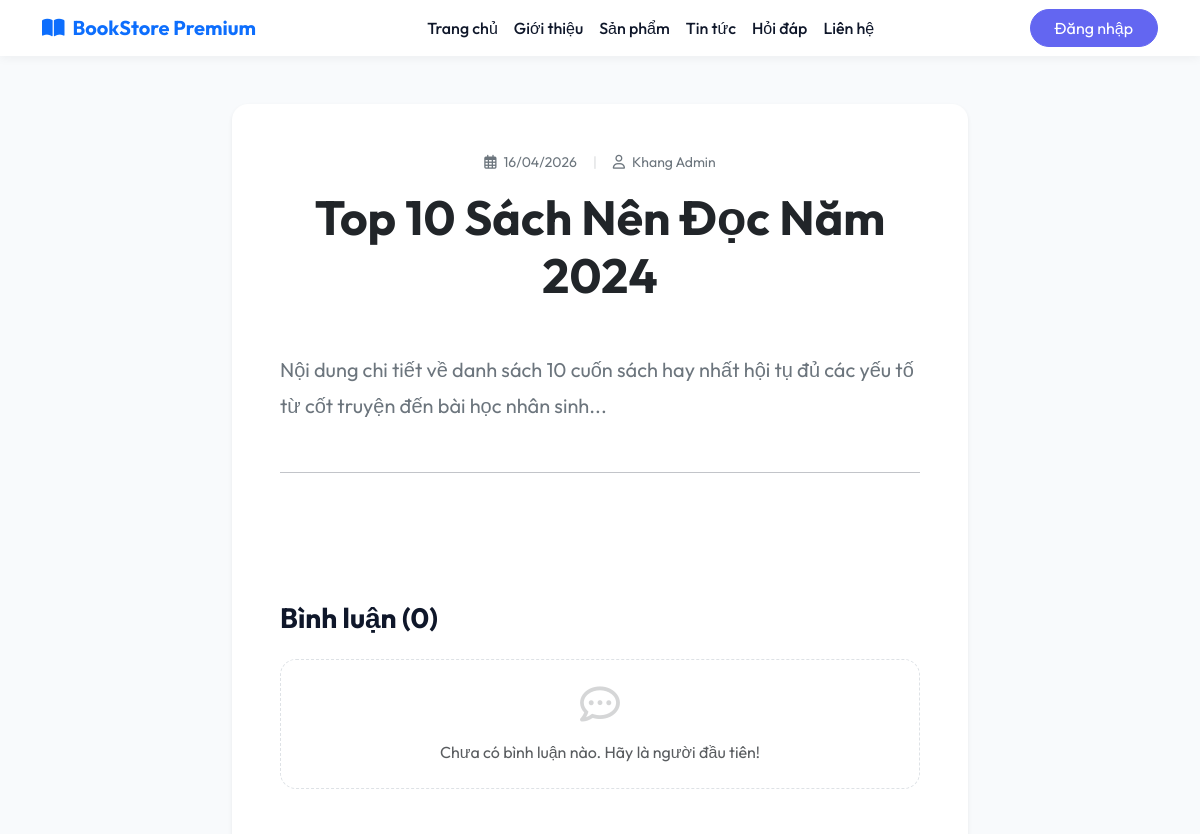
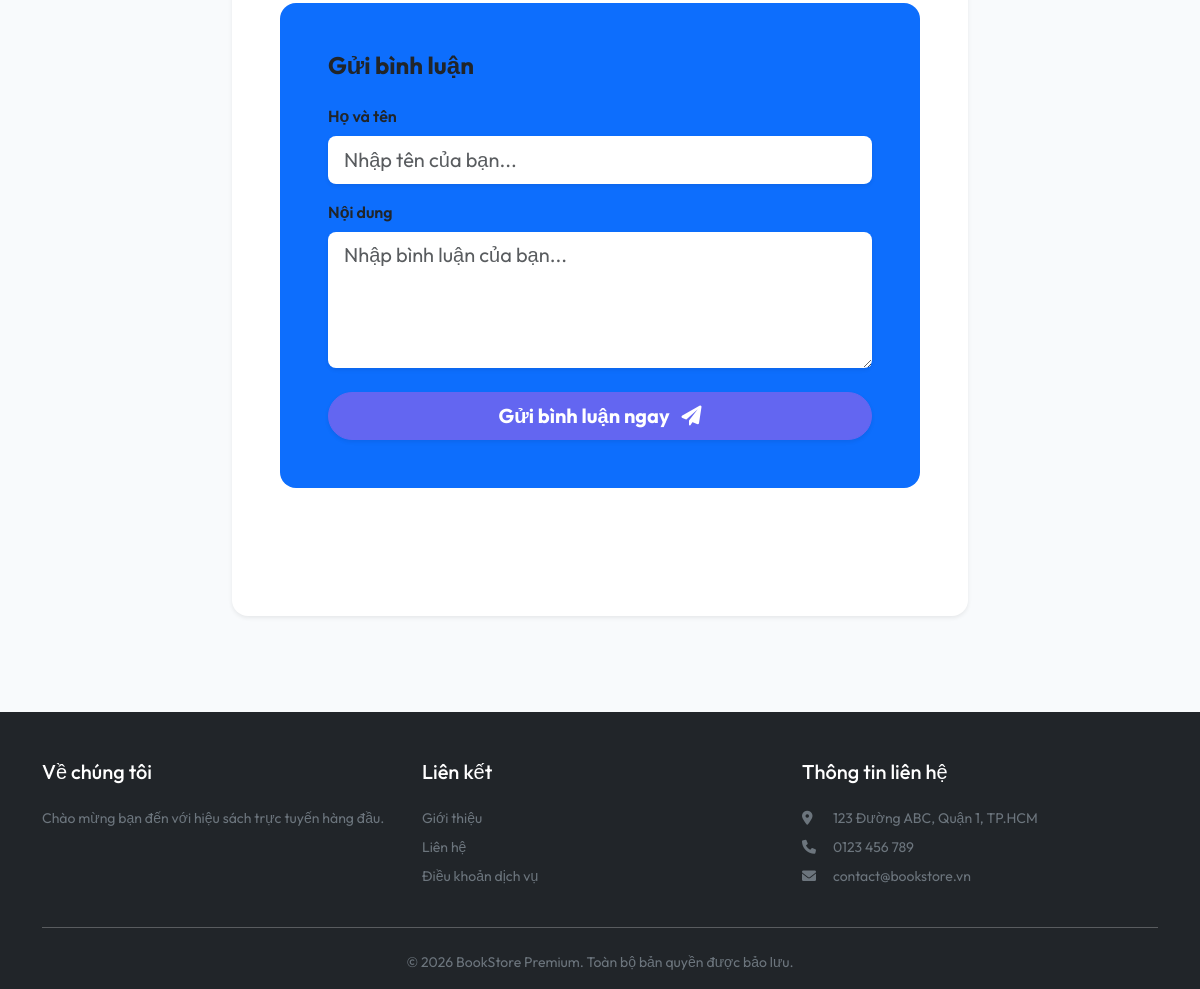
Page /public/news/detail/1 on the committed database (2 pictures, top to bottom).
### tables this page shows
CREATE TABLE IF NOT EXISTS articles (
    id INT AUTO_INCREMENT PRIMARY KEY,
    title VARCHAR(255) NOT NULL,
    content TEXT NOT NULL,
    summary TEXT,
    author VARCHAR(100),
    image VARCHAR(255),
    seo_keywords VARCHAR(255),
    seo_description VARCHAR(255),
    status ENUM('draft', 'published') DEFAULT 'published',
    created_at TIMESTAMP DEFAULT CURRENT_TIMESTAMP,
    updated_at TIMESTAMP DEFAULT CURRENT_TIMESTAMP ON UPDATE CURRENT_TIMESTAMP
);

### app/core/Controller.php (called while the page is built, shortened)
<?php
class Controller {
    public function model($model) {
        return new $model();
    }
    public function view($view, $data = []) {
        require_once '../app/views/' . $view . '.php';
    }
}

### app/controllers/NewsController.php (called while the page is built, shortened)
<?php
class NewsController extends Controller
{
    private $articleModel;
    private $settingModel;
    private $commentModel;
    public function __construct()
    {
        $this->articleModel = $this->model('Article');
        $this->settingModel = $this->model('Setting');
        $this->commentModel = $this->model('Comment');
    }
    public function detail($id)
    {
        $settings = $this->settingModel->getAll();
        $article = $this->articleModel->getDetail($id);
        $comments = $this->commentModel->getByArticle($id);
        $data = [
            'settings' => $settings,
            'article' => $article,
            'comments' => $comments,
            'title' => $article->title
        ];
        $this->view('client/news/detail', $data);
    }
}

### app/core/App.php (called while the page is built, shortened)
<?php
class App
{
    protected $method = 'index';
    public function __construct()
    {
        $url = $this->parseUrl();
        if (file_exists('../app/controllers/' . $url[0] . 'Controller.php')) {
            unset($url[0]);
        }
        $this->controller = new $this->controller;
        if (isset($url[1])) {
            if (method_exists($this->controller, $url[1])) {
                $this->method = $url[1];
                unset($url[1]);
            }
        }
        $this->params = $url ? array_values($url) : [];
        call_user_func_array([$this->controller, $this->method], $this->params);
    }
    public function parseUrl()
    {
        if (isset($_GET['url'])) {
            return explode('/', filter_var(rtrim($_GET['url'], '/'), FILTER_SANITIZE_URL));
        }
        return [];
    }
}

### public/index.php (called while the page is built, shortened)
<?php
require_once '../app/core/App.php';
require_once '../app/core/Controller.php';
require_once '../app/core/Database.php';
$app = new App();

### app/core/Database.php (called while the page is built, shortened)
<?php
class Database {
    private $host = DB_HOST;
    private $user = DB_USER;
    private $pass = DB_PASS;
    private $dbname = DB_NAME;
    private $dbh;
    private $stmt;
    public function __construct() {
        $dsn = 'mysql:host=' . $this->host . ';dbname=' . $this->dbname;
        $options = array(
            PDO::ATTR_PERSISTENT => true,
            PDO::ATTR_ERRMODE => PDO::ERRMODE_EXCEPTION
        );
        try {
            $this->dbh = new PDO($dsn, $this->user, $this->pass, $options);
        } catch (PDOException $e) {
            $this->error = $e->getMessage();
            echo $this->error;
        }
    }
    public function query($sql) {
        if ($this->dbh) {
            $this->stmt = $this->dbh->prepare($sql);
        } else {
            die("Database connection failed. Please check your configuration and ensure the database exists.");
        }
    }
    public function bind($param, $value, $type = null) {
        if (is_null($type)) {
            switch (true) {
                default:
                    $type = PDO::PARAM_STR;
            }
        }
        $this->stmt->bindValue($param, $value, $type);
    }
    public function execute() {
        return $this->stmt->execute();
    }
    public function single() {
        $this->execute();
        return $this->stmt->fetch(PDO::FETCH_OBJ);
    }
}

### app/models/Article.php (called while the page is built, shortened)
<?php
class Article
{
    private $db;
    public function __construct()
    {
        $this->db = new Database();
    }
    public function getDetail($id)
    {
        $this->db->query("SELECT * FROM articles WHERE id = :id");
        $this->db->bind(':id', $id);
        return $this->db->single();
    }
}

### app/views/client/news/detail.php (the view, shortened to what this page needs)
<?php require_once '../app/views/client/layout/header.php'; ?>
<main class="container py-5">
    <div class="row justify-content-center">
        <div class="col-lg-9 col-xl-8">
            <article class="bg-white p-4 p-md-5 rounded-4 shadow-sm">
                <header class="text-center mb-5">
                    <div class="d-flex align-items-center justify-content-center gap-3 text-secondary small mb-3">
                        <span><i class="far fa-calendar-alt me-1"></i>
                            <?php echo date('d/m/Y', strtotime($data['article']->created_at)); ?></span>
                        <span class="opacity-25">|</span>
                        <span><i class="far fa-user me-1"></i> <?php echo $data['article']->author; ?></span>
                    </div>
                    <h1 class="display-5 fw-bold text-dark mb-4"><?php echo $data['article']->title; ?></h1>
                </header>
                <div class="article-body fs-5 text-secondary mb-5" style="line-height: 1.8;">
                    <?php echo nl2br($data['article']->content); ?>
                </div>
                <hr class="my-5 opacity-10">
                <section class="comments-section">
                    <h3 class="fw-bold mb-4">Bình luận (<?php echo count($data['comments']); ?>)</h3>
                    <div class="mb-5">
                        <?php if (empty($data['comments'])): ?>
                            <div class="text-center py-4 text-muted border rounded-4 border-dashed">
                                <i class="far fa-comment-dots fs-1 mb-3 opacity-25"></i>
                                <p class="mb-0 italic">Chưa có bình luận nào. Hãy là người đầu tiên!</p>
                            </div>
                        <?php endif; ?>
                    </div>
                    <div class="card border-0 bg-primary bg-opacity-5 rounded-4 p-4 p-md-5">
                        <h4 class="fw-bold mb-4">Gửi bình luận</h4>
                        <form action="<?php echo BASE_URL . 'news/comment/' . $data['article']->id; ?>" method="POST">
                            <div class="mb-3">
                                <label for="name" class="form-label fw-semibold">Họ và tên</label>
                                <input type="text" name="name" id="name"
                                    class="form-control form-control-lg rounded-3 border-0 shadow-sm" required
                                    placeholder="Nhập tên của bạn...">
                            </div>
                            <div class="mb-4">
                                <label for="content" class="form-label fw-semibold">Nội dung</label>
                                <textarea name="content" id="content"
                                    class="form-control form-control-lg rounded-3 border-0 shadow-sm" rows="4" required
                                    placeholder="Nhập bình luận của bạn..."></textarea>
                            </div>
                            <button type="submit"
                                class="btn btn-primary btn-lg w-100 rounded-pill fw-bold shadow-sm">Gửi bình luận ngay
                                <i class="fas fa-paper-plane ms-2"></i></button>
                        </form>
                    </div>
                </section>
            </article>
        </div>
    </div>
</main>
<?php require_once '../app/views/client/layout/footer.php'; ?>

### public/css/main.css (style rules this page uses)
:root { --primary-color: #6366f1; --primary-hover: #4f46e5; --dark-color: #0f172a; --secondary-color: #64748b; --light-bg: #f8fafc; }
body { font-family: 'Outfit', sans-serif; background-color: var(--light-bg); color: var(--dark-color); }
.btn-primary { background-color: var(--primary-color); border-color: var(--primary-color); }
section { padding: 80px 0; }
.border-dashed { border-style: dashed !important; }

### rows in the picture
articles: created_at "16/04/2026", author "Khang Admin", title "Top 10 Sách Nên Đọc Năm 2024", content "Nội dung chi tiết về danh sách 10 cuốn sách hay nhất hội tụ đủ các yếu tố từ cốt truyện đến bài học nhân sinh..."

### other values in the picture
$data['settings']['site_name'] "BookStore Premium"
count($data['comments']) "0"
$data['settings']['site_intro'] "Chào mừng bạn đến với hiệu sách trực tuyến hàng đầu."
$data['settings']['site_address'] "123 Đường ABC, Quận 1, TP.HCM"
$data['settings']['site_phone'] "0123 456 789"
$data['settings']['site_email'] "contact@bookstore.vn"
